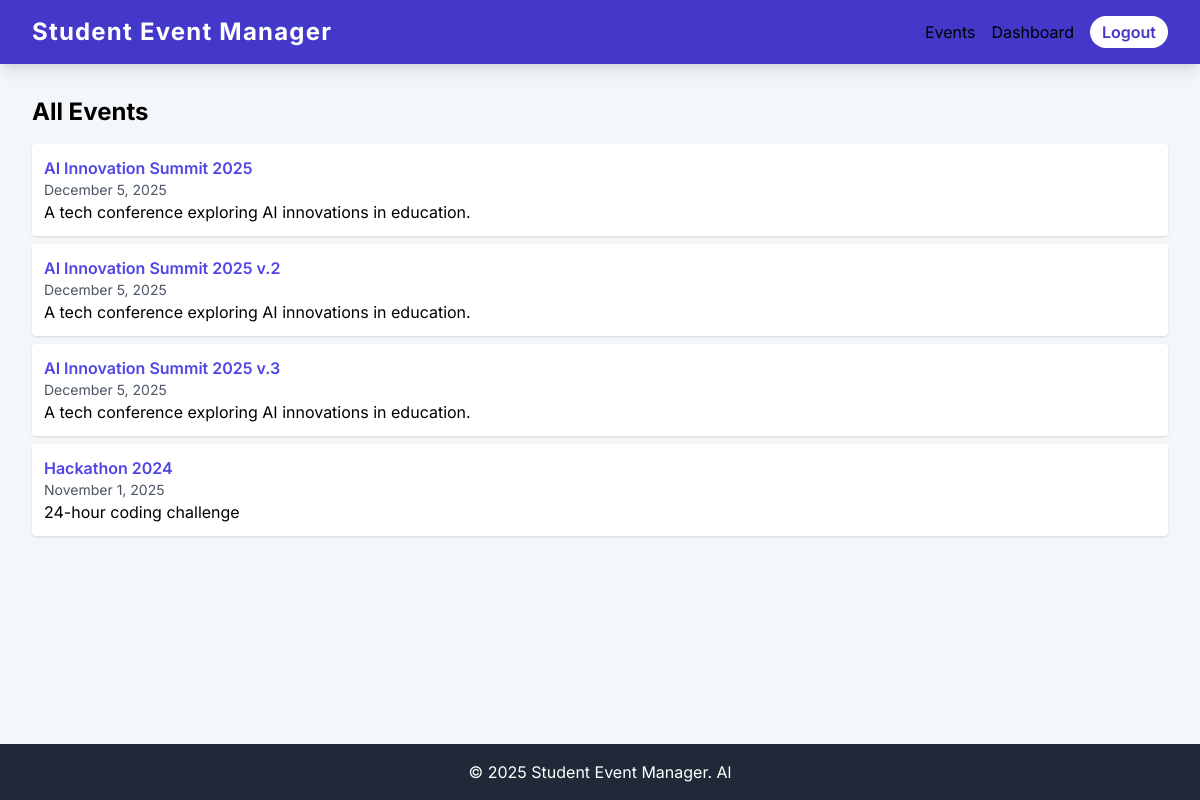
/events/list/ (signed in), run on the app's committed database.
### events/models.py (models this page shows)
class Event(models.Model):
    title = models.CharField(max_length=255)
    description = models.TextField()
    location = models.CharField(max_length=255)
    date = models.DateTimeField()
    end_date = models.DateTimeField(null=True, blank=True) #verbose_name='End Time') #required for google calender api
    category = models.CharField(max_length=100)
    organizer = models.ForeignKey(
        settings.AUTH_USER_MODEL,
        on_delete=models.CASCADE,
        related_name='events_organized'
    )
    created_at = models.DateTimeField(auto_now_add=True)
    class Meta:
        ordering = ['-date']

### events/views.py (the view)
# urls.py: path('list/', event_list_page, name='events_list'),
def event_list_page(request):
    events = Event.objects.all().order_by('-date')
    return render(request, 'events/events_list.html', {'events': events})

### events/templates/events/events_list.html
{% extends "base.html" %}
{% block content %}
<h1 class="text-2xl font-bold mb-4">All Events</h1>
<ul class="space-y-2">
  {% for event in events %}
    <li class="p-3 bg-white rounded shadow">
      <a href="{% url 'events:event_detail' event.id %}" class="text-indigo-600 font-semibold hover:underline">
        {{ event.title }}
      </a>
      <p class="text-gray-600 text-sm">{{ event.date|date:"F j, Y" }}</p>
      <p>{{ event.description|truncatechars:120 }}</p>
    </li>
  {% empty %}
    <li>No events available.</li>
  {% endfor %}
</ul>
{% endblock %}

### templates/base.html (style rules this page uses)
body { font-family: 'Inter', sans-serif; background-color: #f4f7f9; }

### data on the page
Event: title "AI Innovation Summit 2025", date "December 5, 2025", description "A tech conference exploring AI innovations in education."
Event: title "AI Innovation Summit 2025 v.2", date "December 5, 2025", description "A tech conference exploring AI innovations in education."
Event: title "AI Innovation Summit 2025 v.3", date "December 5, 2025", description "A tech conference exploring AI innovations in education."
Event: title "Hackathon 2024", date "November 1, 2025", description "24-hour coding challenge"
